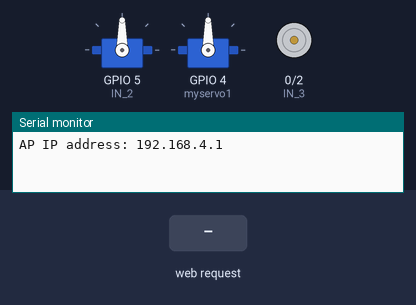
Recording of a sketch running on a simulated ESP8266 (NodeMCU). On the bench: 2 × servo, motor-driver pin pairs drawn as motors (green arrow = first pin HIGH = forward, orange = second pin HIGH = backward, longer = more drive), the last lines printed to the serial monitor. Inputs (shaded band) come from the test bench.

Above: at 1.2 s.
1.3 s: HTTP request GET /?State=F received
At 1.7 s:
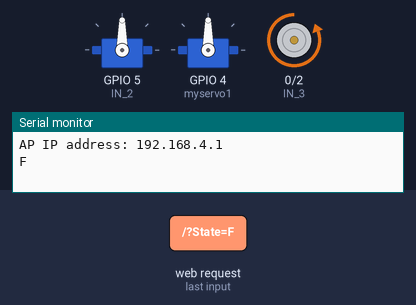
2.8 s: HTTP request GET /?State=B received
At 4.0 s:
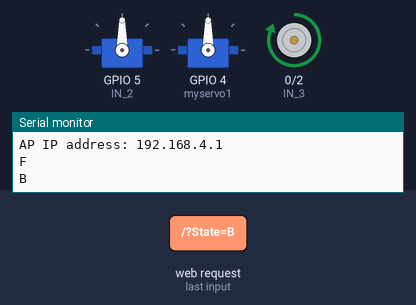
4.3 s: HTTP request GET /?State=L received
At 5.2 s:
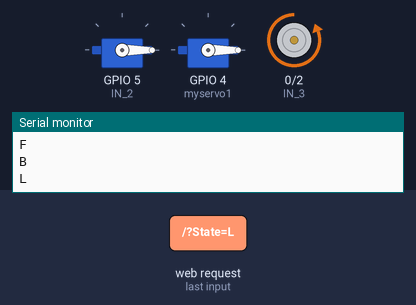
5.8 s: HTTP request GET /?State=R received
At 6.3 s:
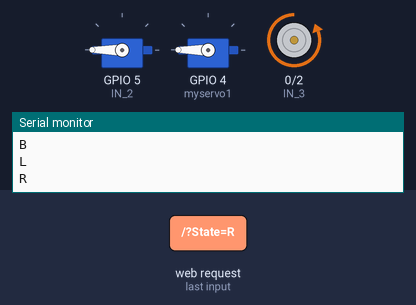
7.3 s: HTTP request GET /?State=B received
At 8.5 s:
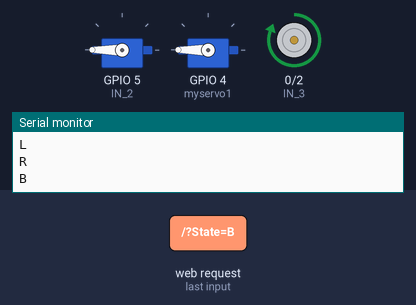
8.8 s: HTTP request GET / received
At 9.8 s:
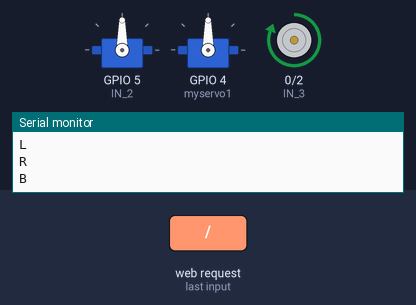
Timing chart, 0 to 11.3 s (numbered marks = the images above; inputs shaded):
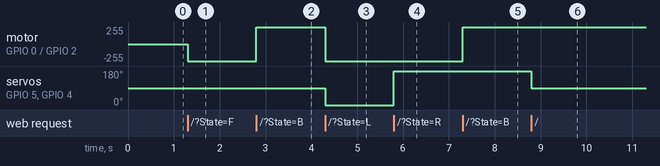

Measured:
- after the input at 1.3 s, motor on GPIO 0 (IN_3) / GPIO 2 (IN_4): stopped → backward 255/255 at once
- after the input at 2.8 s, motor on GPIO 0 (IN_3) / GPIO 2 (IN_4): backward 255/255 → forward 255/255 at once
- after the input at 4.3 s, motor on GPIO 0 (IN_3) / GPIO 2 (IN_4): forward 255/255 → backward 255/255 at once; servo on GPIO 5 (IN_2), servo on GPIO 4 (myservo1): 90° → 0° at once
- after the input at 5.8 s, servo on GPIO 5 (IN_2), servo on GPIO 4 (myservo1): 0° → 180° at once
- after the input at 7.3 s, motor on GPIO 0 (IN_3) / GPIO 2 (IN_4): backward 255/255 → forward 255/255 at once
- after the input at 8.8 s, servo on GPIO 5 (IN_2), servo on GPIO 4 (myservo1): 180° → 90° at once

The sketch:

servo_car.ino
```cpp
      // Enable/speed motors Left         GPIO12(D6)
#define IN_1  16          // L298N in3 motors Left            GPIO2(D4)
#define IN_2  5
#define IN_3  0          // L298N in3 motors Left            GPIO2(D4)
#define IN_4  2          // L298N in4 motors Left            GPIO0(D3)

#include <ESP8266WiFi.h>
#include <WiFiClient.h>
#include <ESP8266WebServer.h>
#include <Servo.h>

Servo myservo;
Servo myservo1;

String command;             //String to store app command state.
int speedCar = 800;         // 400 - 1023.
int speed_Coeff = 3;

const char* ssid = "MECIK CAR";
ESP8266WebServer server(80);

void setup() {
 analogWriteFreq(50);
  myservo.attach(5);
myservo.write(90);

   myservo1.attach(4);
myservo1.write(90);
 pinMode(IN_3, OUTPUT);
 pinMode(IN_4, OUTPUT);

  Serial.begin(115200);

// Connecting WiFi

  WiFi.mode(WIFI_AP);
  WiFi.softAP(ssid);

  IPAddress myIP = WiFi.softAPIP();
  Serial.print("AP IP address: ");
  Serial.println(myIP);

 // Starting WEB-server
     server.on ( "/", HTTP_handleRoot );
     server.onNotFound ( HTTP_handleRoot );
     server.begin();
}

void goAhead(){


      digitalWrite(IN_1, LOW);
      digitalWrite(IN_2, HIGH);

      digitalWrite(IN_3, LOW);
      digitalWrite(IN_4, HIGH);

  }

void goBack(){


      digitalWrite(IN_3, HIGH);
      digitalWrite(IN_4, LOW);
      digitalWrite(IN_3,HIGH);
      digitalWrite(IN_4, LOW);


  }

void goRight(){

   digitalWrite(IN_1, LOW);
      digitalWrite(IN_2, HIGH);

      digitalWrite(IN_3, LOW);
      digitalWrite(IN_4, HIGH);

       myservo.write(180);

       myservo1.write(180);

  }

void goLeft(){

   digitalWrite(IN_1, LOW);
      digitalWrite(IN_2, HIGH);

      digitalWrite(IN_3, LOW);
      digitalWrite(IN_4, HIGH);

        myservo.write(0);

       myservo1.write(0);


  }
  void goAheadRight(){


      digitalWrite(IN_3, HIGH);
      digitalWrite(IN_4, HIGH);
       myservo.write(90);

       myservo1.write(90);
  }
   void  goAheadLeft(){


    digitalWrite(IN_3, LOW);
      digitalWrite(IN_4, HIGH);

  }
void stopRobot(){


      digitalWrite(IN_3, LOW);
      digitalWrite(IN_4, LOW);
       myservo.write(90);

       myservo1.write(90);

 }


void loop() {
    server.handleClient();

      command = server.arg("State");
      if (command == "F") goAhead();
      else if (command == "B") goBack();
      else if (command == "L") goLeft();
      else if (command == "R") goRight();
      else if (command == "S") stopRobot();
       else if (command == "I") goAheadRight();
      else if (command == "G") goAheadLeft();
    //  else if (command == "J") goBackRight();
     // else if (command == "H") goBackLeft();
     else{
      myservo.write(90);
      myservo1.write(90);
     }
}

void HTTP_handleRoot(void) {

if( server.hasArg("State") ){
       Serial.println(server.arg("State"));
  }
  server.send ( 200, "text/html", "" );
  delay(1);
}
```
